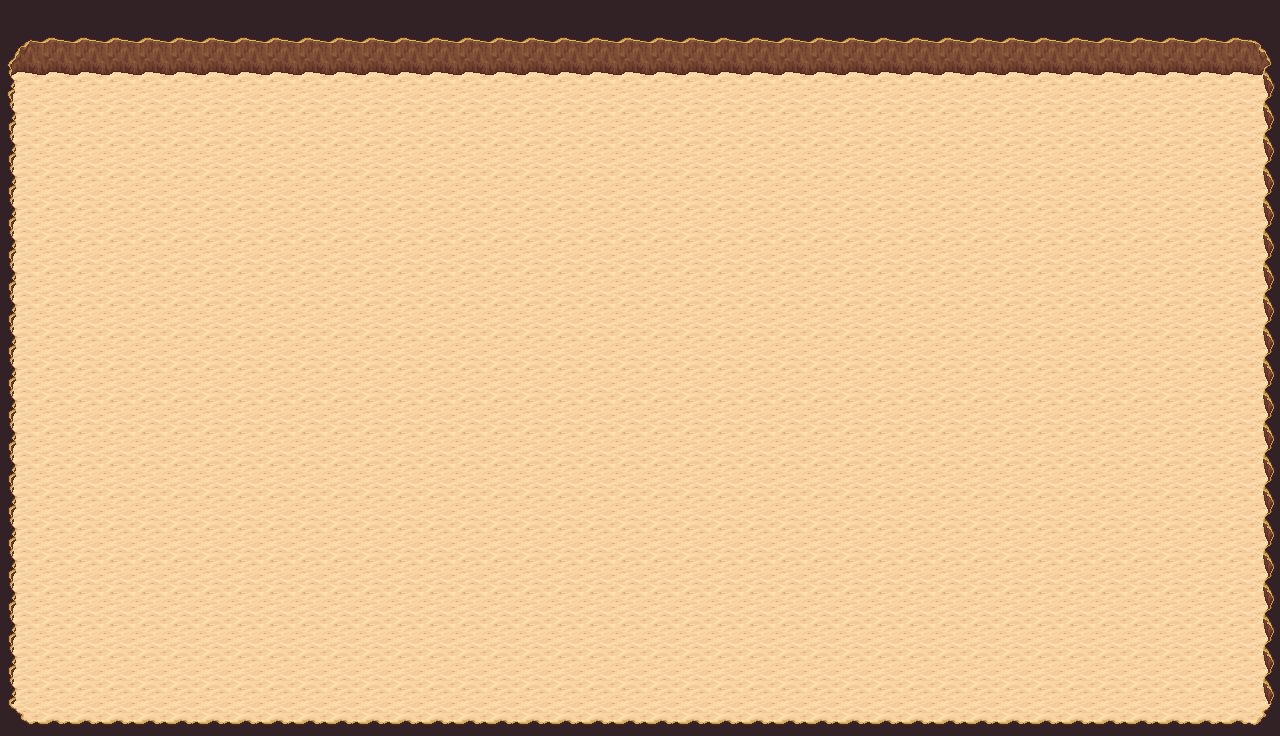

The image is a tile-based game level rendered from a .tmx file. Its description and complete source (layers, tilesets, objects, tile grids) follow:
An orthogonal 40x23 tile map with 32x32 px tiles, 2 tile layers (Ground, Walls), 2 tilesets and 11 objects (6x Spawner, MainChar).

<map version="1.0" orientation="orthogonal" renderorder="left-down" width="40" height="23" tilewidth="32" tileheight="32" nextobjectid="29">
 <tileset firstgid="1" name="Tileset" tilewidth="32" tileheight="32" tilecount="1024" columns="32">
  <image source="Tileset.png" width="1024" height="1024" />
 </tileset>
 <tileset firstgid="1025" name="Pistolero" tilewidth="32" tileheight="32" tilecount="16" columns="4">
  <image source="Pistolero.png" width="128" height="128" />
 </tileset>
 <layer name="Ground" width="40" height="23">
  <data encoding="csv">
308,308,308,308,308,308,308,308,308,308,308,308,308,308,308,308,308,308,308,308,308,308,308,308,308,308,308,308,308,308,308,308,308,308,308,308,308,308,308,308,
308,308,308,308,308,308,308,308,308,308,308,308,308,308,308,308,308,308,308,308,308,308,308,308,308,308,308,308,308,308,308,308,308,308,308,308,308,308,308,308,
308,308,308,308,308,308,308,308,308,308,308,308,308,308,308,308,308,308,308,308,308,308,308,308,308,308,308,308,308,308,308,308,308,308,308,308,308,308,308,308,
308,308,308,308,308,308,308,308,308,308,308,308,308,308,308,308,308,308,308,308,308,308,308,308,308,308,308,308,308,308,308,308,308,308,308,308,308,308,308,308,
308,308,308,308,308,308,308,308,308,308,308,308,308,308,308,308,308,308,308,308,308,308,308,308,308,308,308,308,308,308,308,308,308,308,308,308,308,308,308,308,
308,308,308,308,308,308,308,308,308,308,308,308,308,308,308,308,308,308,308,308,308,308,308,308,308,308,308,308,308,308,308,308,308,308,308,308,308,308,308,308,
308,308,308,308,308,308,308,308,308,308,308,308,308,308,308,308,308,308,308,308,308,308,308,308,308,308,308,308,308,308,308,308,308,308,308,308,308,308,308,308,
308,308,308,308,308,308,308,308,308,308,308,308,308,308,308,308,308,308,308,308,308,308,308,308,308,308,308,308,308,308,308,308,308,308,308,308,308,308,308,308,
308,308,308,308,308,308,308,308,308,308,308,308,308,308,308,308,308,308,308,308,308,308,308,308,308,308,308,308,308,308,308,308,308,308,308,308,308,308,308,308,
308,308,308,308,308,308,308,308,308,308,308,308,308,308,308,308,308,308,308,308,308,308,308,308,308,308,308,308,308,308,308,308,308,308,308,308,308,308,308,308,
308,308,308,308,308,308,308,308,308,308,308,308,308,308,308,308,308,308,308,308,308,308,308,308,308,308,308,308,308,308,308,308,308,308,308,308,308,308,308,308,
308,308,308,308,308,308,308,308,308,308,308,308,308,308,308,308,308,308,308,308,308,308,308,308,308,308,308,308,308,308,308,308,308,308,308,308,308,308,308,308,
308,308,308,308,308,308,308,308,308,308,308,308,308,308,308,308,308,308,308,308,308,308,308,308,308,308,308,308,308,308,308,308,308,308,308,308,308,308,308,308,
308,308,308,308,308,308,308,308,308,308,308,308,308,308,308,308,308,308,308,308,308,308,308,308,308,308,308,308,308,308,308,308,308,308,308,308,308,308,308,308,
308,308,308,308,308,308,308,308,308,308,308,308,308,308,308,308,308,308,308,308,308,308,308,308,308,308,308,308,308,308,308,308,308,308,308,308,308,308,308,308,
308,308,308,308,308,308,308,308,308,308,308,308,308,308,308,308,308,308,308,308,308,308,308,308,308,308,308,308,308,308,308,308,308,308,308,308,308,308,308,308,
308,308,308,308,308,308,308,308,308,308,308,308,308,308,308,308,308,308,308,308,308,308,308,308,308,308,308,308,308,308,308,308,308,308,308,308,308,308,308,308,
308,308,308,308,308,308,308,308,308,308,308,308,308,308,308,308,308,308,308,308,308,308,308,308,308,308,308,308,308,308,308,308,308,308,308,308,308,308,308,308,
308,308,308,308,308,308,308,308,308,308,308,308,308,308,308,308,308,308,308,308,308,308,308,308,308,308,308,308,308,308,308,308,308,308,308,308,308,308,308,308,
308,308,308,308,308,308,308,308,308,308,308,308,308,308,308,308,308,308,308,308,308,308,308,308,308,308,308,308,308,308,308,308,308,308,308,308,308,308,308,308,
308,308,308,308,308,308,308,308,308,308,308,308,308,308,308,308,308,308,308,308,308,308,308,308,308,308,308,308,308,308,308,308,308,308,308,308,308,308,308,308,
308,308,308,308,308,308,308,308,308,308,308,308,308,308,308,308,308,308,308,308,308,308,308,308,308,308,308,308,308,308,308,308,308,308,308,308,308,308,308,308,
308,308,308,308,308,308,308,308,308,308,308,308,308,308,308,308,308,308,308,308,308,308,308,308,308,308,308,308,308,308,308,308,308,308,308,308,308,308,308,308
</data>
 </layer>
 <layer name="Walls" width="40" height="23">
  <data encoding="csv">
378,378,378,378,378,378,378,378,378,378,378,378,378,378,378,378,378,378,378,378,378,378,378,378,378,378,378,378,378,378,378,378,378,378,378,378,378,378,378,378,
224,410,410,410,410,410,410,410,410,410,410,410,410,410,410,410,410,410,410,410,410,410,410,410,410,410,410,410,410,410,410,410,410,410,410,410,410,410,410,223,
288,474,474,474,474,474,474,474,474,474,474,474,474,474,474,474,474,474,474,474,474,474,474,474,474,474,474,474,474,474,474,474,474,474,474,474,474,474,474,287,
379,0,0,0,0,0,0,0,0,0,0,0,0,0,0,0,0,0,0,0,0,0,0,0,0,0,0,0,0,0,0,0,0,0,0,0,0,0,0,377,
379,0,0,0,0,0,0,0,0,0,0,0,0,0,0,0,0,0,0,0,0,0,0,0,0,0,0,0,0,0,0,0,0,0,0,0,0,0,0,377,
379,0,0,0,0,0,0,0,0,0,0,0,0,0,0,0,0,0,0,0,0,0,0,0,0,0,0,0,0,0,0,0,0,0,0,0,0,0,0,377,
379,0,0,0,0,0,0,0,0,0,0,0,0,0,0,0,0,0,0,0,0,0,0,0,0,0,0,0,0,0,0,0,0,0,0,0,0,0,0,377,
379,0,0,0,0,0,0,0,0,0,0,0,0,0,0,0,0,0,0,0,0,0,0,0,0,0,0,0,0,0,0,0,0,0,0,0,0,0,0,377,
379,0,0,0,0,0,0,0,0,0,0,0,0,0,0,0,0,0,0,0,0,0,0,0,0,0,0,0,0,0,0,0,0,0,0,0,0,0,0,377,
379,0,0,0,0,0,0,0,0,0,0,0,0,0,0,0,0,0,0,0,0,0,0,0,0,0,0,0,0,0,0,0,0,0,0,0,0,0,0,377,
379,0,0,0,0,0,0,0,0,0,0,0,0,0,0,0,0,0,0,0,0,0,0,0,0,0,0,0,0,0,0,0,0,0,0,0,0,0,0,377,
379,0,0,0,0,0,0,0,0,0,0,0,0,0,0,0,0,0,0,0,0,0,0,0,0,0,0,0,0,0,0,0,0,0,0,0,0,0,0,377,
379,0,0,0,0,0,0,0,0,0,0,0,0,0,0,0,0,0,0,0,0,0,0,0,0,0,0,0,0,0,0,0,0,0,0,0,0,0,0,377,
379,0,0,0,0,0,0,0,0,0,0,0,0,0,0,0,0,0,0,0,0,0,0,0,0,0,0,0,0,0,0,0,0,0,0,0,0,0,0,377,
379,0,0,0,0,0,0,0,0,0,0,0,0,0,0,0,0,0,0,0,0,0,0,0,0,0,0,0,0,0,0,0,0,0,0,0,0,0,0,377,
379,0,0,0,0,0,0,0,0,0,0,0,0,0,0,0,0,0,0,0,0,0,0,0,0,0,0,0,0,0,0,0,0,0,0,0,0,0,0,377,
379,0,0,0,0,0,0,0,0,0,0,0,0,0,0,0,0,0,0,0,0,0,0,0,0,0,0,0,0,0,0,0,0,0,0,0,0,0,0,377,
379,0,0,0,0,0,0,0,0,0,0,0,0,0,0,0,0,0,0,0,0,0,0,0,0,0,0,0,0,0,0,0,0,0,0,0,0,0,0,377,
379,0,0,0,0,0,0,0,0,0,0,0,0,0,0,0,0,0,0,0,0,0,0,0,0,0,0,0,0,0,0,0,0,0,0,0,0,0,0,377,
379,0,0,0,0,0,0,0,0,0,0,0,0,0,0,0,0,0,0,0,0,0,0,0,0,0,0,0,0,0,0,0,0,0,0,0,0,0,0,377,
379,0,0,0,0,0,0,0,0,0,0,0,0,0,0,0,0,0,0,0,0,0,0,0,0,0,0,0,0,0,0,0,0,0,0,0,0,0,0,377,
379,0,0,0,0,0,0,0,0,0,0,0,0,0,0,0,0,0,0,0,0,0,0,0,0,0,0,0,0,0,0,0,0,0,0,0,0,0,0,377,
192,346,346,346,346,346,346,346,346,346,346,346,346,346,346,346,346,346,346,346,346,346,346,346,346,346,346,346,346,346,346,346,346,346,346,346,346,346,346,191
</data>
 </layer>
 <objectgroup name="Entities">
  <object id="19" type="MainChar" gid="1025" x="640" y="384" width="32" height="32" />
  <object id="20" type="Spawner" gid="196" x="1184" y="128" width="32" height="32" />
  <object id="23" type="Spawner" gid="196" x="64" y="128" width="32" height="32" />
  <object id="24" type="Spawner" gid="196" x="928" y="384" width="32" height="32" />
  <object id="25" type="Spawner" gid="196" x="1184" y="672" width="32" height="32" />
  <object id="26" type="Spawner" gid="196" x="64" y="672" width="32" height="32" />
  <object id="28" type="Spawner" gid="196" x="352" y="384" width="32" height="32" />
 </objectgroup>
 <objectgroup name="Collision">
  <object id="5" x="16" y="0" width="1248" height="72" />
  <object id="6" x="0" y="0" width="16" height="736" />
  <object id="7" x="16" y="720" width="1248" height="16" />
  <object id="8" x="1264" y="0" width="16" height="736" />
 </objectgroup>
</map>
